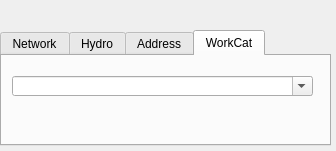
<?xml version="1.0" encoding="UTF-8"?>
<ui version="4.0">
 <class>searchPlusDockWidget</class>
 <widget class="QDialog" name="searchPlusDockWidget">
  <property name="geometry">
   <rect>
    <x>0</x>
    <y>0</y>
    <width>336</width>
    <height>151</height>
   </rect>
  </property>
  <property name="windowTitle">
   <string>Search plus</string>
  </property>
  <widget class="QTabWidget" name="tab_main">
   <property name="geometry">
    <rect>
     <x>0</x>
     <y>30</y>
     <width>331</width>
     <height>116</height>
    </rect>
   </property>
   <property name="currentIndex">
    <number>3</number>
   </property>
   <widget class="QWidget" name="tab_network">
    <attribute name="title">
     <string>Network</string>
    </attribute>
    <widget class="QComboBox" name="network_code">
     <property name="geometry">
      <rect>
       <x>10</x>
       <y>60</y>
       <width>301</width>
       <height>20</height>
      </rect>
     </property>
     <property name="editable">
      <bool>true</bool>
     </property>
    </widget>
    <widget class="QComboBox" name="network_geom_type">
     <property name="geometry">
      <rect>
       <x>10</x>
       <y>20</y>
       <width>301</width>
       <height>20</height>
      </rect>
     </property>
     <property name="editable">
      <bool>true</bool>
     </property>
    </widget>
    <widget class="QLabel" name="label_type">
     <property name="geometry">
      <rect>
       <x>10</x>
       <y>5</y>
       <width>61</width>
       <height>16</height>
      </rect>
     </property>
     <property name="text">
      <string>Type:</string>
     </property>
    </widget>
    <widget class="QLabel" name="label_code">
     <property name="geometry">
      <rect>
       <x>10</x>
       <y>45</y>
       <width>61</width>
       <height>16</height>
      </rect>
     </property>
     <property name="text">
      <string>Code:</string>
     </property>
    </widget>
   </widget>
   <widget class="QWidget" name="tab_hydro">
    <attribute name="title">
     <string>Hydro</string>
    </attribute>
    <widget class="QComboBox" name="expl_name">
     <property name="geometry">
      <rect>
       <x>10</x>
       <y>20</y>
       <width>301</width>
       <height>20</height>
      </rect>
     </property>
     <property name="editable">
      <bool>true</bool>
     </property>
    </widget>
    <widget class="QLabel" name="label_connec_3">
     <property name="geometry">
      <rect>
       <x>10</x>
       <y>5</y>
       <width>61</width>
       <height>16</height>
      </rect>
     </property>
     <property name="text">
      <string>Exploitation:</string>
     </property>
    </widget>
    <widget class="QLabel" name="label_hydrometer_3">
     <property name="geometry">
      <rect>
       <x>10</x>
       <y>45</y>
       <width>101</width>
       <height>16</height>
      </rect>
     </property>
     <property name="text">
      <string>Hydrometer:</string>
     </property>
    </widget>
    <widget class="QComboBox" name="hydro_id">
     <property name="geometry">
      <rect>
       <x>10</x>
       <y>60</y>
       <width>301</width>
       <height>20</height>
      </rect>
     </property>
     <property name="editable">
      <bool>true</bool>
     </property>
    </widget>
   </widget>
   <widget class="QWidget" name="tab_address">
    <attribute name="title">
     <string>Address</string>
    </attribute>
    <widget class="QComboBox" name="address_street">
     <property name="geometry">
      <rect>
       <x>10</x>
       <y>60</y>
       <width>201</width>
       <height>20</height>
      </rect>
     </property>
     <property name="editable">
      <bool>true</bool>
     </property>
    </widget>
    <widget class="QComboBox" name="address_number">
     <property name="geometry">
      <rect>
       <x>220</x>
       <y>60</y>
       <width>91</width>
       <height>20</height>
      </rect>
     </property>
     <property name="editable">
      <bool>true</bool>
     </property>
    </widget>
    <widget class="QComboBox" name="address_postal_code">
     <property name="geometry">
      <rect>
       <x>220</x>
       <y>20</y>
       <width>91</width>
       <height>20</height>
      </rect>
     </property>
     <property name="editable">
      <bool>true</bool>
     </property>
    </widget>
    <widget class="QComboBox" name="address_exploitation">
     <property name="geometry">
      <rect>
       <x>10</x>
       <y>20</y>
       <width>201</width>
       <height>20</height>
      </rect>
     </property>
     <property name="editable">
      <bool>true</bool>
     </property>
    </widget>
    <widget class="QLabel" name="label_municipality">
     <property name="geometry">
      <rect>
       <x>10</x>
       <y>5</y>
       <width>81</width>
       <height>16</height>
      </rect>
     </property>
     <property name="text">
      <string>Municipality:</string>
     </property>
    </widget>
    <widget class="QLabel" name="label_postcode">
     <property name="geometry">
      <rect>
       <x>220</x>
       <y>5</y>
       <width>81</width>
       <height>16</height>
      </rect>
     </property>
     <property name="text">
      <string>Post code:</string>
     </property>
    </widget>
    <widget class="QLabel" name="label_postnumber">
     <property name="geometry">
      <rect>
       <x>220</x>
       <y>45</y>
       <width>81</width>
       <height>16</height>
      </rect>
     </property>
     <property name="text">
      <string>Number:</string>
     </property>
    </widget>
    <widget class="QLabel" name="label_street">
     <property name="geometry">
      <rect>
       <x>10</x>
       <y>45</y>
       <width>81</width>
       <height>16</height>
      </rect>
     </property>
     <property name="text">
      <string>Street:</string>
     </property>
    </widget>
   </widget>
   <widget class="QWidget" name="tab_workcat">
    <attribute name="title">
     <string>WorkCat</string>
    </attribute>
    <widget class="QComboBox" name="workcat_id">
     <property name="geometry">
      <rect>
       <x>10</x>
       <y>20</y>
       <width>301</width>
       <height>20</height>
      </rect>
     </property>
     <property name="editable">
      <bool>true</bool>
     </property>
    </widget>
   </widget>
  </widget>
 </widget>
 <resources/>
 <connections/>
</ui>
